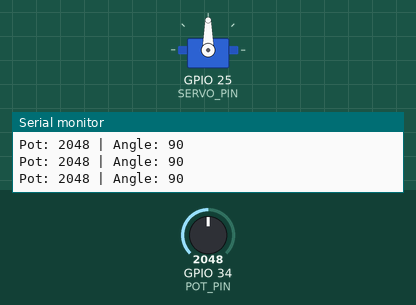
Bench run of a sketch on a simulated ESP32. On the bench: servo, the last lines printed to the serial monitor. The test bench sets the inputs (shaded band); at power-on: GPIO 34 (POT_PIN) = 2048.

Above: at 1.2 s.
1.3 s: GPIO 34 (POT_PIN) set to 2866
At 1.9 s:
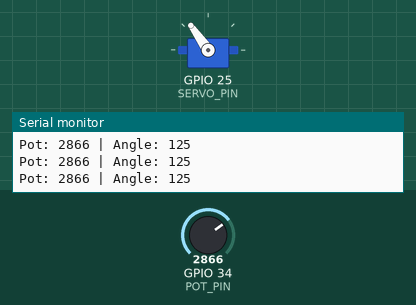
2.8 s: GPIO 34 (POT_PIN) set to 3603
At 4.0 s:
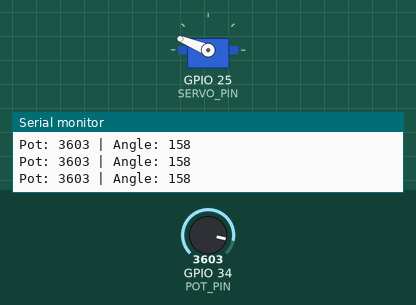
4.3 s: GPIO 34 (POT_PIN) set to 4095
At 5.4 s:
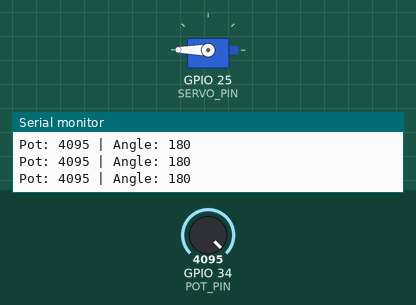
5.8 s: GPIO 34 (POT_PIN) set to 1228
At 6.5 s:
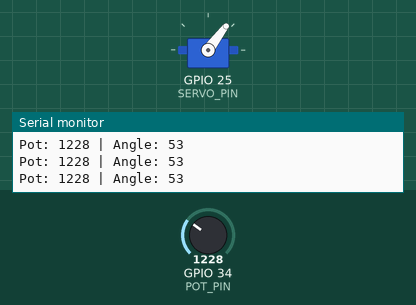
7.3 s: GPIO 34 (POT_PIN) set to 491
At 7.7 s:
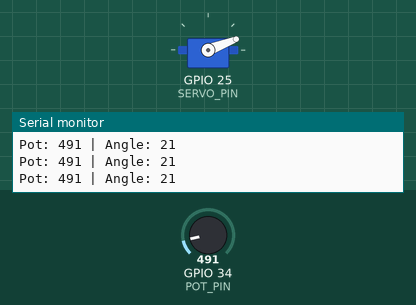
8.8 s: GPIO 34 (POT_PIN) set to 0
At 10.0 s:
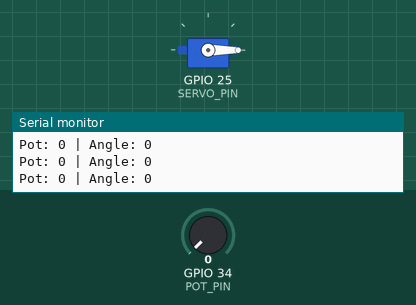
Timing chart, 0 to 11.3 s (numbered marks = the images above; inputs shaded):
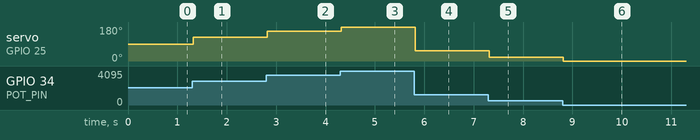

The sketch:

Potentiometer_Servo_Control.ino
```cpp
#include <Arduino.h>
#include <ESP32Servo.h>

#define POT_PIN    34
#define SERVO_PIN  25

Servo myServo;

void setup() {
  Serial.begin(115200);

  myServo.attach(SERVO_PIN);
}

void loop() {
  int potValue = analogRead(POT_PIN);
  int angle = map(potValue, 0, 4095, 0, 180);

  myServo.write(angle);

  Serial.print("Pot: ");
  Serial.print(potValue);
  Serial.print(" | Angle: ");
  Serial.println(angle);

  delay(20);
}
```

Measured:
- after the input at 1.3 s, servo on GPIO 25 (SERVO_PIN): 90° → 125° at once
- after the input at 2.8 s, servo on GPIO 25 (SERVO_PIN): 125° → 158° at once
- after the input at 4.3 s, servo on GPIO 25 (SERVO_PIN): 158° → 180° at once
- after the input at 5.8 s, servo on GPIO 25 (SERVO_PIN): 180° → 53° at once
- after the input at 7.3 s, servo on GPIO 25 (SERVO_PIN): 53° → 21° at once
- after the input at 8.8 s, servo on GPIO 25 (SERVO_PIN): 21° → 0° at once
